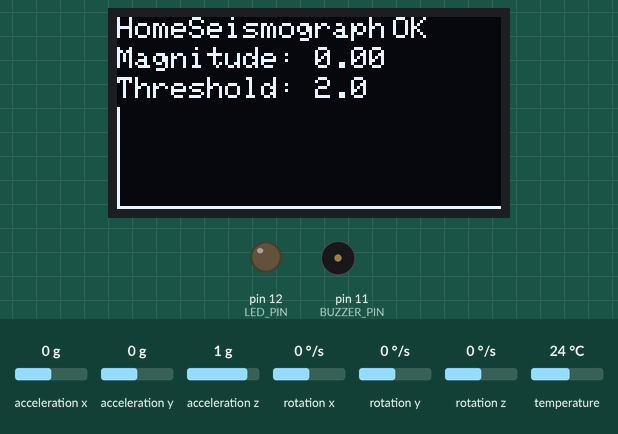
Bench run of a sketch on a simulated Arduino Uno, built with avr-gcc and run on an emulated ATmega328P. On the bench: 128×64 one-colour display, output pins drawn as LEDs (lit = HIGH), buzzer (waves = sounding). Inputs (shaded band) come from the test bench; at power-on: acceleration x 0 g, acceleration z 1 g, acceleration y 0 g, rotation x 0 °/s, rotation y 0 °/s, rotation z 0 °/s, temperature 24 °C. What the sketch prints to the serial monitor is not drawn.

Above: at 4.6 s.
4.7 s: acceleration x set to -0.5 g
At 4.96 s:
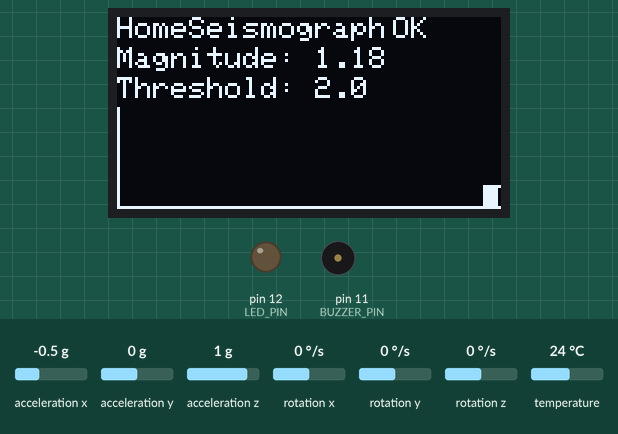
6.6 s: acceleration x set to -0.8 g
At 6.75 s:
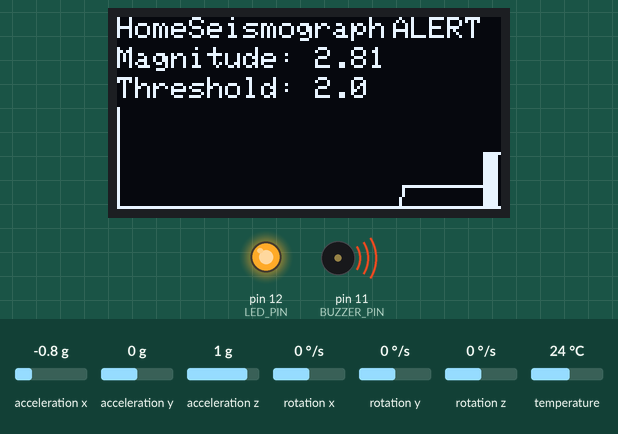
8.3 s: acceleration z set to 0.7 g
At 8.37 s:
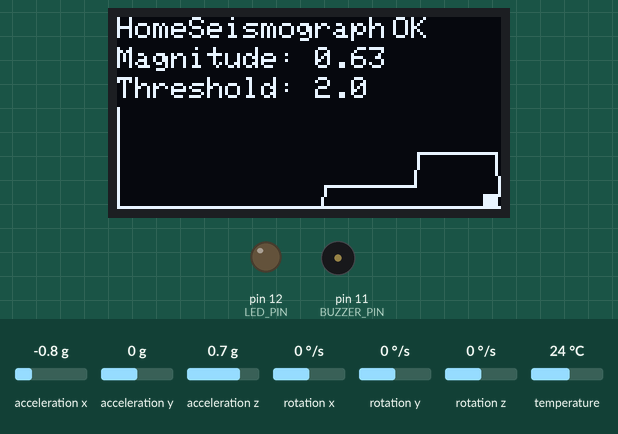
9.8 s: acceleration y set to -0.4 g
At 9.91 s:
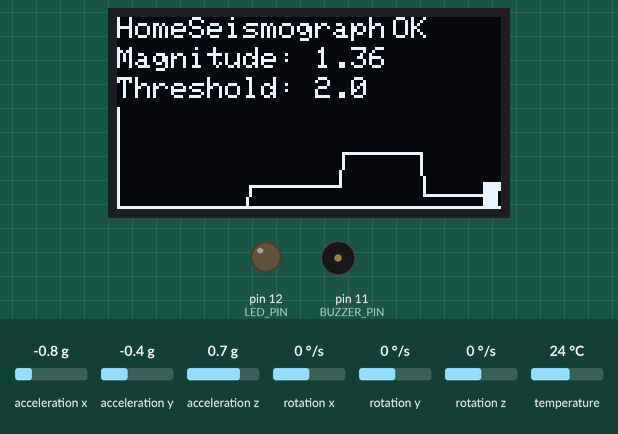
11.4 s: acceleration y set to -0.7 g
At 11.5 s:
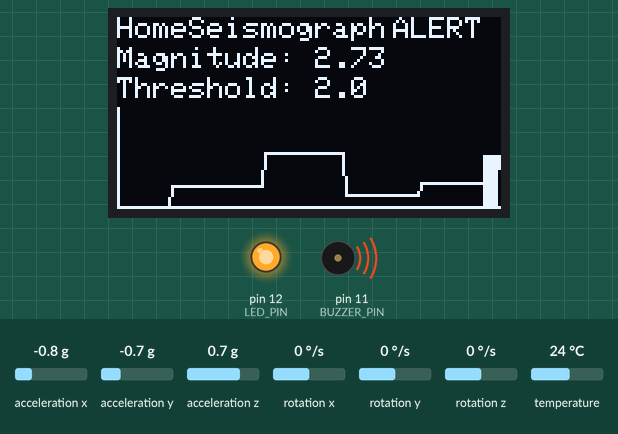
12.9 s: acceleration z set to 0 g
At 13.0 s:
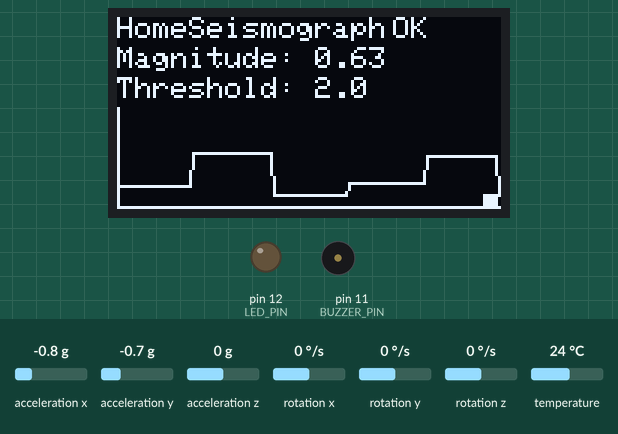
Timing chart, 0 to 15.4 s (numbered marks = the images above; inputs shaded):
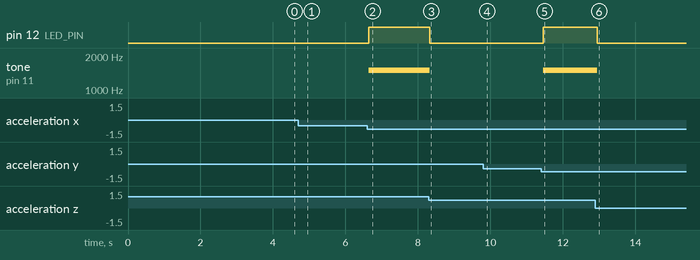

The sketch:

HomeSeismograph.ino
```cpp
/*
  Project HomeSeismograph (with Arduino)
  Authors: Islam Yekiya and Nurtas Nazarbayev

  Hardware:
  - Arduino Nano or Arduino Uno
  - MPU6050 accelerometer/gyroscope, I2C
  - 0.96 inch SSD1306 OLED display, I2C, 128x64
  - Buzzer on D11
  - Red LED on D12 through resistor

  Required libraries from Arduino Library Manager:
  - Adafruit MPU6050
  - Adafruit Unified Sensor
  - Adafruit SSD1306
  - Adafruit GFX Library

  Notes:
  - OLED SDA/SCL and MPU6050 SDA/SCL are connected together to the Arduino I2C bus.
  - Arduino Uno/Nano I2C: SDA = A4, SCL = A5.
  - The shown "Magnitude" is a relative vibration index, not an official earthquake magnitude scale.
*/

#include <Wire.h>
#include <Adafruit_GFX.h>
#include <Adafruit_SSD1306.h>
#include <Adafruit_MPU6050.h>
#include <Adafruit_Sensor.h>

// -------------------- Pin settings --------------------
const int BUZZER_PIN = 11;
const int LED_PIN    = 12;

// -------------------- OLED settings --------------------
#define SCREEN_WIDTH 128
#define SCREEN_HEIGHT 64
#define OLED_RESET -1
#define OLED_ADDRESS 0x3C

Adafruit_SSD1306 display(SCREEN_WIDTH, SCREEN_HEIGHT, &Wire, OLED_RESET);
Adafruit_MPU6050 mpu;

// -------------------- Vibration settings --------------------
// This threshold is for the relative vibration index shown on the OLED.
// If it is too sensitive, increase it. If it is not sensitive enough, decrease it.
const float ALERT_THRESHOLD = 2.0;

// Graph range. Higher value = graph becomes less sensitive.
const float GRAPH_MAX_VALUE = 5.0;

// Sampling interval in milliseconds.
const unsigned long SAMPLE_INTERVAL_MS = 40;

// Baseline acceleration magnitude measured during startup.
float baselineG = 1.0;

// Graph buffer for 128 OLED columns.
uint8_t graphData[SCREEN_WIDTH];

unsigned long lastSampleTime = 0;

// --------------------------------------------------------

float getTotalAccelerationG() {
  sensors_event_t a, g, temp;
  mpu.getEvent(&a, &g, &temp);

  float ax = a.acceleration.x;
  float ay = a.acceleration.y;
  float az = a.acceleration.z;

  // Convert m/s^2 vector length to g units.
  float total = sqrt(ax * ax + ay * ay + az * az) / 9.80665;
  return total;
}

float calibrateBaseline() {
  const int samples = 80;
  float sum = 0;

  display.clearDisplay();
  display.setTextSize(1);
  display.setTextColor(SSD1306_WHITE);
  display.setCursor(0, 0);
  display.println("HomeSeismograph");
  display.println("Calibrating...");
  display.println("Keep device still");
  display.display();

  delay(500);

  for (int i = 0; i < samples; i++) {
    sum += getTotalAccelerationG();
    delay(20);
  }

  return sum / samples;
}

void shiftGraph(uint8_t value) {
  for (int i = 0; i < SCREEN_WIDTH - 1; i++) {
    graphData[i] = graphData[i + 1];
  }
  graphData[SCREEN_WIDTH - 1] = value;
}

void drawInterface(float vibrationIndex, bool alert) {
  display.clearDisplay();

  // Header
  display.setTextSize(1);
  display.setTextColor(SSD1306_WHITE);
  display.setCursor(0, 0);
  display.print("HomeSeismograph");

  display.setCursor(92, 0);
  if (alert) {
    display.print("ALERT");
  } else {
    display.print("OK");
  }

  // Magnitude value
  display.setCursor(0, 10);
  display.print("Magnitude: ");
  display.print(vibrationIndex, 2);

  display.setCursor(0, 20);
  display.print("Threshold: ");
  display.print(ALERT_THRESHOLD, 1);

  // Graph area
  const int graphTop = 30;
  const int graphBottom = 63;
  const int graphHeight = graphBottom - graphTop;

  display.drawLine(0, graphBottom, SCREEN_WIDTH - 1, graphBottom, SSD1306_WHITE);
  display.drawLine(0, graphTop, 0, graphBottom, SSD1306_WHITE);

  for (int x = 1; x < SCREEN_WIDTH; x++) {
    int y1 = graphBottom - graphData[x - 1];
    int y2 = graphBottom - graphData[x];
    display.drawLine(x - 1, y1, x, y2, SSD1306_WHITE);
  }

  // Draw a small vertical bar at the right side for current value.
  int barHeight = map(constrain((int)(vibrationIndex * 100), 0, (int)(GRAPH_MAX_VALUE * 100)),
                      0, (int)(GRAPH_MAX_VALUE * 100), 0, graphHeight);
  display.fillRect(122, graphBottom - barHeight, 5, barHeight, SSD1306_WHITE);

  display.display();
}

void setup() {
  pinMode(BUZZER_PIN, OUTPUT);
  pinMode(LED_PIN, OUTPUT);
  digitalWrite(LED_PIN, LOW);
  noTone(BUZZER_PIN);

  Serial.begin(9600);
  Wire.begin();

  if (!display.begin(SSD1306_SWITCHCAPVCC, OLED_ADDRESS)) {
    // If OLED is not found, stop here.
    while (true) {
      digitalWrite(LED_PIN, HIGH);
      delay(200);
      digitalWrite(LED_PIN, LOW);
      delay(200);
    }
  }

  display.clearDisplay();
  display.setTextSize(1);
  display.setTextColor(SSD1306_WHITE);
  display.setCursor(0, 0);
  display.println("HomeSeismograph");
  display.println("Starting...");
  display.display();

  if (!mpu.begin()) {
    display.clearDisplay();
    display.setCursor(0, 0);
    display.println("MPU6050 not found");
    display.println("Check wiring:");
    display.println("VCC GND SDA SCL");
    display.display();

    while (true) {
      digitalWrite(LED_PIN, HIGH);
      tone(BUZZER_PIN, 1200);
      delay(150);
      digitalWrite(LED_PIN, LOW);
      noTone(BUZZER_PIN);
      delay(150);
    }
  }

  // Sensor configuration.
  mpu.setAccelerometerRange(MPU6050_RANGE_4_G);
  mpu.setGyroRange(MPU6050_RANGE_500_DEG);
  mpu.setFilterBandwidth(MPU6050_BAND_21_HZ);

  for (int i = 0; i < SCREEN_WIDTH; i++) {
    graphData[i] = 0;
  }

  baselineG = calibrateBaseline();

  display.clearDisplay();
  display.setCursor(0, 0);
  display.println("Ready");
  display.print("Baseline G: ");
  display.println(baselineG, 3);
  display.display();
  delay(1000);
}

void loop() {
  unsigned long now = millis();
  if (now - lastSampleTime < SAMPLE_INTERVAL_MS) {
    return;
  }
  lastSampleTime = now;

  float totalG = getTotalAccelerationG();

  // Relative vibration index.
  // Small acceleration changes around the baseline become a readable value on OLED.
  float vibrationG = abs(totalG - baselineG);
  float vibrationIndex = vibrationG * 10.0;

  bool alert = vibrationIndex >= ALERT_THRESHOLD;

  if (alert) {
    digitalWrite(LED_PIN, HIGH);
    tone(BUZZER_PIN, 1500);
  } else {
    digitalWrite(LED_PIN, LOW);
    noTone(BUZZER_PIN);
  }

  int graphHeight = 33;
  int graphValue = map(constrain((int)(vibrationIndex * 100), 0, (int)(GRAPH_MAX_VALUE * 100)),
                       0, (int)(GRAPH_MAX_VALUE * 100), 0, graphHeight);
  shiftGraph((uint8_t)graphValue);

  drawInterface(vibrationIndex, alert);

  Serial.print("totalG=");
  Serial.print(totalG, 3);
  Serial.print(" baselineG=");
  Serial.print(baselineG, 3);
  Serial.print(" vibrationIndex=");
  Serial.print(vibrationIndex, 2);
  Serial.print(" alert=");
  Serial.println(alert ? "YES" : "NO");
}
```

Measured:
- the behaviour switches between -0.6 and -0.7 g on acceleration x (found by bisection; images 1 and 2)
- the behaviour switches between 0.9 and 0.8 g on acceleration z (found by bisection; images 2 and 3)
- the behaviour switches between -0.5 and -0.6 g on acceleration y (found by bisection; images 4 and 5)
- after the input at 4.7 s, the display: first changes after 0.08 s (image 1 shows a later state)
- after the input at 6.6 s, pin 12 (LED_PIN): LOW → HIGH at once; tone on pin 11 (BUZZER_PIN): silent → 1500 Hz at once; the display: first changes after 0.08 s (image 2 shows a later state)
- after the input at 8.3 s, pin 12 (LED_PIN): HIGH → LOW at once; tone on pin 11 (BUZZER_PIN): 1500 Hz → silent at once; the display: changes after 0.07 s (image 3)
- after the input at 11.4 s, pin 12 (LED_PIN): LOW → HIGH after 0.06 s; tone on pin 11 (BUZZER_PIN): silent → 1500 Hz after 0.06 s; the display: changes after 0.10 s (image 5)
- after the input at 12.9 s, pin 12 (LED_PIN): HIGH → LOW after 0.05 s; tone on pin 11 (BUZZER_PIN): 1500 Hz → silent after 0.05 s; the display: changes after 0.09 s (image 6)
